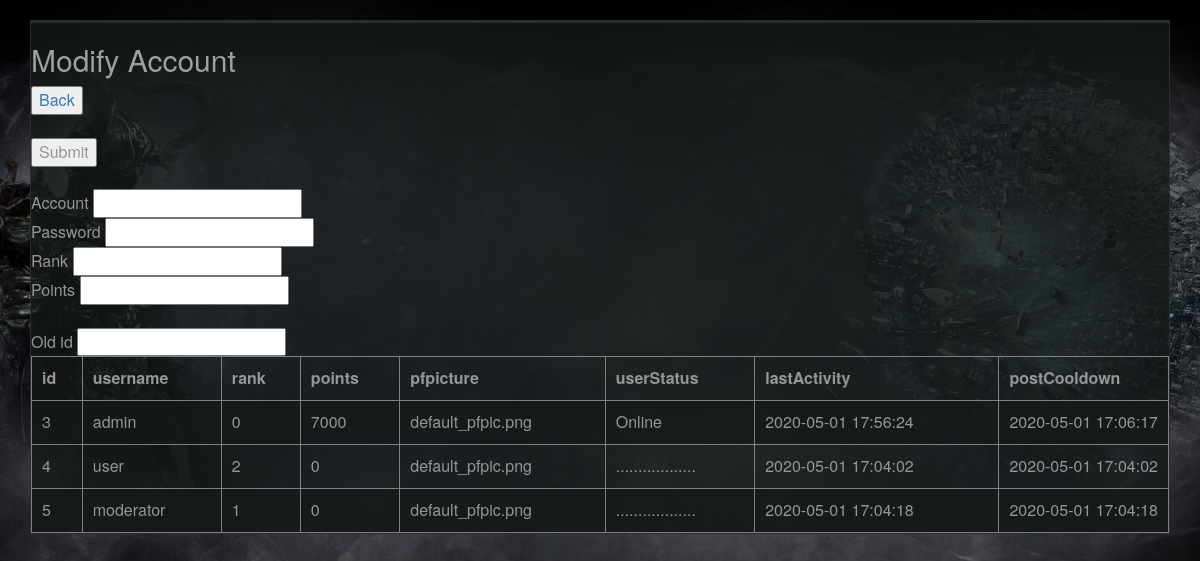
Screenshot of /public/main/private/adm/modifyAccounts.php (signed in) with the database file from the repository.
### tables this page shows
CREATE TABLE IF NOT EXISTS `accounts` (
  `id` int(11) NOT NULL AUTO_INCREMENT,
  `username` varchar(20) NOT NULL,
  `password` varchar(45) NOT NULL,
  `rank` int(11) NOT NULL DEFAULT '2',
  `points` int(11) NOT NULL DEFAULT '0',
  `pfpicture` varchar(100) NOT NULL DEFAULT 'default_pfpic.png',
  `userStatus` int(11) NOT NULL DEFAULT '0',
  `lastActivity` timestamp NOT NULL DEFAULT CURRENT_TIMESTAMP,
  `postCooldown` timestamp NOT NULL DEFAULT CURRENT_TIMESTAMP,
  `skin` int(11) NOT NULL DEFAULT '9999',
  PRIMARY KEY (`id`),
  UNIQUE KEY `username_UNIQUE` (`username`),
  UNIQUE KEY `id_UNIQUE` (`id`)
);

### public/main/private/adm/admFunctionLibrary.php (the view, shortened to what this page needs)
<?php
function showAccounts()
{
    require("../db_con.php");
$sql = "Select * from accounts";
$result = mysqli_query($link, $sql);
$resultCheck = mysqli_num_rows($result);
    if (!isset($_POST['Delete']))
    {
?>
                <div>
                <table border='1' style="border-collapse: collapse;">
                    <tr>
                        <th>id</th>
                        <th>username</th>
                        <th>rank</th>
                        <th>points</th>
                        <th>pfpicture</th>
                        <th>userStatus</th>
                        <th>lastActivity</th>
                        <th>postCooldown</th>
                    </tr>
<?php
    if ($resultCheck > 0)
    {
        while ($row = mysqli_fetch_assoc($result))
            {
                $id = $row['id'];
                $username=$row["username"];
                $rank = $row['rank'];
                $points = $row['points'];
                $pfpicture = $row['pfpicture'];
                $userStatus = $row['userStatus'];
                if ($userStatus == 1)
                {
                    $userStatus = "Online";
                }
                else
                {
                    $userStatus = "..................";
                }
                $lastActivity = $row['lastActivity'];
                $postCooldown = $row['postCooldown'];
                echo "
                <TR>
                    <td>$id</td>
                    <TD>$username</TD>
                    <td>$rank</td>
                    <td>$points</td>
                    <td>$pfpicture</td>
                    <td>$userStatus</td>
                    <td>$lastActivity</td>
                    <td>$postCooldown</td>
                </TR>";
            }
    }
?>
                 </table>
                 </div>
<?php
    }
}
function modifyAccounts()
{
    if (empty($_POST['user']))
    {
    ?>
        <div>
            <h2>Modify Account</h2>
            <a href="admModule.php"><input type="button" value="Back"/></a> <br> <br>
            <form method="post">
            <input type="submit" value="Submit"><br><br>
            Account <input type="text" name="user" required/><br>
            Password <input type="text" name="pass" required/><br>
            Rank    <input type="text" name="rank" required/><br>
            Points <input type="text" name="points" required/><br><br>
            Old id <input type="number" name="id" required/><br>
            </form>
        </div>
    <?php
    showAccounts();
    }
}
    ?>

### public/main/private/adm/admstyles.css (style rules this page uses)
* { font-size: 16px; }
body { background: url("../../../../assets/images/background/background.jpg") no-repeat center center fixed; -webkit-background-size: cover; -moz-background-size: cover; -o-background-size: cover; background-size: cover; overflow-y: scroll; overflow-x: hidden; color: rgb(150, 150, 150); background-color: rgb(83, 82, 82); }
tr td:last-child { width:1%; white-space:nowrap; }
tr:nth-child(even) { background-color: rgba(22,25,25,0.8); }
th,td { padding: 10px; text-align: left; }
h2, h3 { color: rgb(160, 160, 160); }

### rows the page displays
accounts: id "3", username "admin", rank "0", points "7000", pfpicture "default_pfpic.png", userStatus "Online", lastActivity "2020-05-01 17:56:24", postCooldown "2020-05-01 17:06:17"
accounts: id "4", username "user", rank "2", points "0", pfpicture "default_pfpic.png", userStatus "..................", lastActivity "2020-05-01 17:04:02", postCooldown "2020-05-01 17:04:02"
accounts: id "5", username "moderator", rank "1", points "0", pfpicture "default_pfpic.png", userStatus "..................", lastActivity "2020-05-01 17:04:18", postCooldown "2020-05-01 17:04:18"
